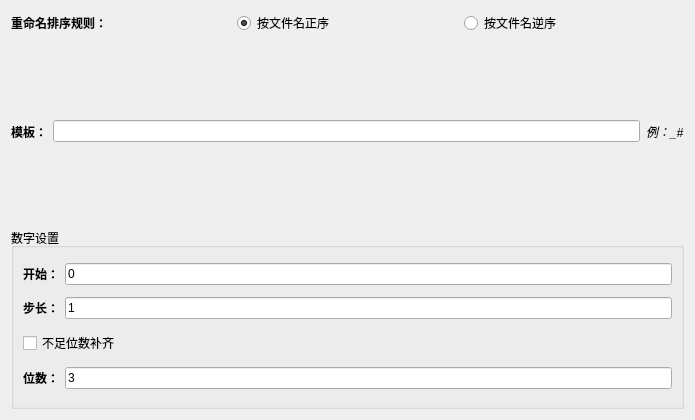
<?xml version="1.0" encoding="UTF-8"?>
<ui version="4.0">
 <class>TabDigit</class>
 <widget class="QWidget" name="TabDigit">
  <property name="geometry">
   <rect>
    <x>0</x>
    <y>0</y>
    <width>695</width>
    <height>420</height>
   </rect>
  </property>
  <property name="windowTitle">
   <string>Form</string>
  </property>
  <layout class="QVBoxLayout" name="verticalLayout">
   <item>
    <layout class="QHBoxLayout" name="horizontalLayout_2">
     <item>
      <widget class="QLabel" name="label_sortRule">
       <property name="font">
        <font>
         <weight>75</weight>
         <bold>true</bold>
        </font>
       </property>
       <property name="text">
        <string>重命名排序规则：</string>
       </property>
      </widget>
     </item>
     <item>
      <widget class="QRadioButton" name="radioButton_sortByName">
       <property name="text">
        <string>按文件名正序</string>
       </property>
       <property name="checked">
        <bool>true</bool>
       </property>
      </widget>
     </item>
     <item>
      <widget class="QRadioButton" name="radioButton_sortByReversedName">
       <property name="text">
        <string>按文件名逆序</string>
       </property>
      </widget>
     </item>
    </layout>
   </item>
   <item>
    <layout class="QHBoxLayout" name="horizontalLayout_3">
     <item>
      <widget class="QLabel" name="label_mould">
       <property name="font">
        <font>
         <weight>75</weight>
         <bold>true</bold>
        </font>
       </property>
       <property name="text">
        <string>模板：</string>
       </property>
      </widget>
     </item>
     <item>
      <widget class="QLineEdit" name="lineEdit_mould"/>
     </item>
     <item>
      <widget class="QLabel" name="label_example">
       <property name="font">
        <font>
         <weight>50</weight>
         <italic>true</italic>
         <bold>false</bold>
         <underline>false</underline>
        </font>
       </property>
       <property name="text">
        <string>例：&lt;self&gt;_#</string>
       </property>
      </widget>
     </item>
    </layout>
   </item>
   <item>
    <layout class="QHBoxLayout" name="horizontalLayout">
     <item>
      <widget class="QGroupBox" name="groupBox">
       <property name="title">
        <string>数字设置</string>
       </property>
       <layout class="QGridLayout" name="gridLayout">
        <item row="0" column="0">
         <widget class="QLabel" name="label_numStart">
          <property name="font">
           <font>
            <weight>75</weight>
            <bold>true</bold>
           </font>
          </property>
          <property name="text">
           <string>开始：</string>
          </property>
         </widget>
        </item>
        <item row="0" column="1">
         <widget class="QLineEdit" name="lineEdit_numStart">
          <property name="text">
           <string>0</string>
          </property>
         </widget>
        </item>
        <item row="1" column="0">
         <widget class="QLabel" name="label_numStep">
          <property name="font">
           <font>
            <weight>75</weight>
            <bold>true</bold>
           </font>
          </property>
          <property name="text">
           <string>步长：</string>
          </property>
         </widget>
        </item>
        <item row="1" column="1">
         <widget class="QLineEdit" name="lineEdit_numStep">
          <property name="text">
           <string>1</string>
          </property>
         </widget>
        </item>
        <item row="2" column="0" colspan="2">
         <widget class="QCheckBox" name="checkBox_numLen">
          <property name="text">
           <string>不足位数补齐</string>
          </property>
         </widget>
        </item>
        <item row="3" column="0">
         <widget class="QLabel" name="label_numLen">
          <property name="font">
           <font>
            <weight>75</weight>
            <bold>true</bold>
           </font>
          </property>
          <property name="text">
           <string>位数：</string>
          </property>
         </widget>
        </item>
        <item row="3" column="1">
         <widget class="QLineEdit" name="lineEdit_numLen">
          <property name="text">
           <string>3</string>
          </property>
         </widget>
        </item>
       </layout>
      </widget>
     </item>
    </layout>
   </item>
  </layout>
 </widget>
 <resources/>
 <connections/>
</ui>
